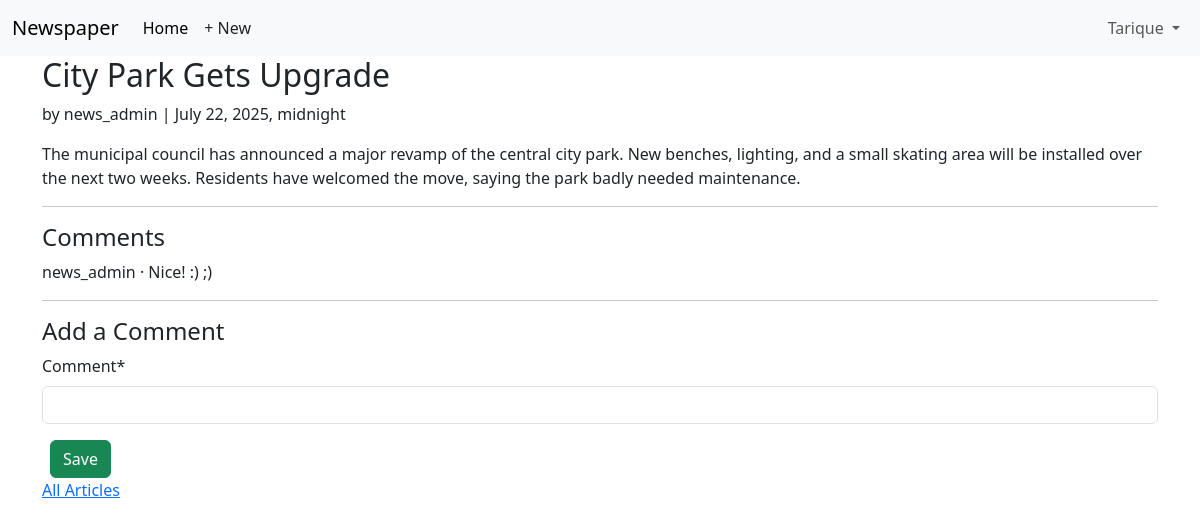
Screenshot of /articles/1/ (signed in) with the database file from the repository.
### accounts/models.py (models this page shows)
class CustomUser(AbstractUser):
	age = models.PositiveIntegerField(null=True, blank=True)

### articles/models.py (models this page shows, shortened)
class Article(models.Model):
	title = models.CharField(max_length=255)
	body = models.TextField()
	date = models.DateTimeField(auto_now_add=True)
	auther = models.ForeignKey(settings.AUTH_USER_MODEL, on_delete=models.CASCADE,)

class Comment(models.Model):
	article = models.ForeignKey(Article, on_delete=models.CASCADE,)
	comment = models.CharField(max_length=140)
	author = models.ForeignKey(settings.AUTH_USER_MODEL, on_delete=models.CASCADE,)
	def __str__(self):
		return self.comment

### articles/views.py (the view, shortened to what this page needs)
# urls.py: path("<int:pk>/", ArticleDetailView.as_view(), name="article_detail"),
class ArticleDetailView(LoginRequiredMixin, DetailView):
	def get(self , request , *args , **kwargs):
		view = CommentGet.as_view()
		return view(request, *args, **kwargs)

### articles/forms.py
class CommentForm(forms.ModelForm):
	class Meta:
		model = Comment
		fields = ('comment',)

### articles/views.py (called while the page is built)
	def get_context_data(self, **kwargs):
		context = super().get_context_data(**kwargs)
		context["form"] = CommentForm()
		return context

### templates/article_detail.html (shortened to what this page needs)
{% extends "base.html" %}
{% load crispy_forms_tags %}
{% block content %}
<div class="article-entry">
	<h2>{{ object.title }}</h2>
	<p>by {{ object.auther }} | {{ object.date }}</p>
	<p>{{ object.body }}</p>
</div>
<hr>
<h4>Comments</h4>
{% for comment in article.comment_set.all %}
<p>{{ comment.author }} &middot; {{ comment }}</p>
{% endfor %}
<hr>
<h4>Add a Comment</h4>
<form action="" method="post">{% csrf_token %}
	{{ form|crispy }}
	<button class="btn btn-success ms-2" type="submit">Save</button>
</form>
<div>
	<p><a href="{% url 'article_list' %}">All Articles</a></p>
</div>
{% endblock content %}

### templates/base.html (shortened to what this page needs)
{% load static %}
<!DOCTYPE html>
<html>
<head>
  <link href="https://cdn.jsdelivr.net/npm/bootstrap@5.3.3/dist/css/bootstrap.min.css" rel="stylesheet">
</head>
<body>
  <nav class="navbar navbar-expand-lg bg-body-tertiary">
    <div class="container-fluid">
      <a class="navbar-brand" href="{% url 'home' %}">Newspaper</a>
      <div class="collapse navbar-collapse" id="navbarSupportedContent">
        <ul class="navbar-nav me-auto mb-2 mb-lg-0">
          <li class="nav-item">
            <a class="nav-link active" aria-current="page" href="{% url 'home' %}">Home</a>
          </li>
          {% if user.is_authenticated %}
          <li><a href="{% url 'article_new' %}" class="nav-link px-2 link-dark">+ New</a></li>
        </ul>
        <div class="mr-auto">
          <ul class="navbar-nav">
            <li class="nav-item dropdown">
              <a class="nav-link dropdown-toggle" href="#" role="button" data-bs-toggle="dropdown"
                aria-expanded="false">
                {{ user.username }}
              </a>
            </li>
        {% endif %}
      </div>
    </div>
  </nav>
  <main>
    <div class="container">
      {% block content %}
      {% endblock content %}
    </div>
  </main>
</body>
</html>

### rows the page displays
CustomUser: username "Tarique"
Article: title "City Park Gets Upgrade", auther "news_admin", date "July 22, 2025, midnight", body "The municipal council has announced a major revamp of the central city park. New benches, lighting, and a small skating area will be installed over the next two weeks. Residents have welcomed the move, saying the park badly needed maintenance."
Comment: author "news_admin", comment "Nice! :) ;)"
